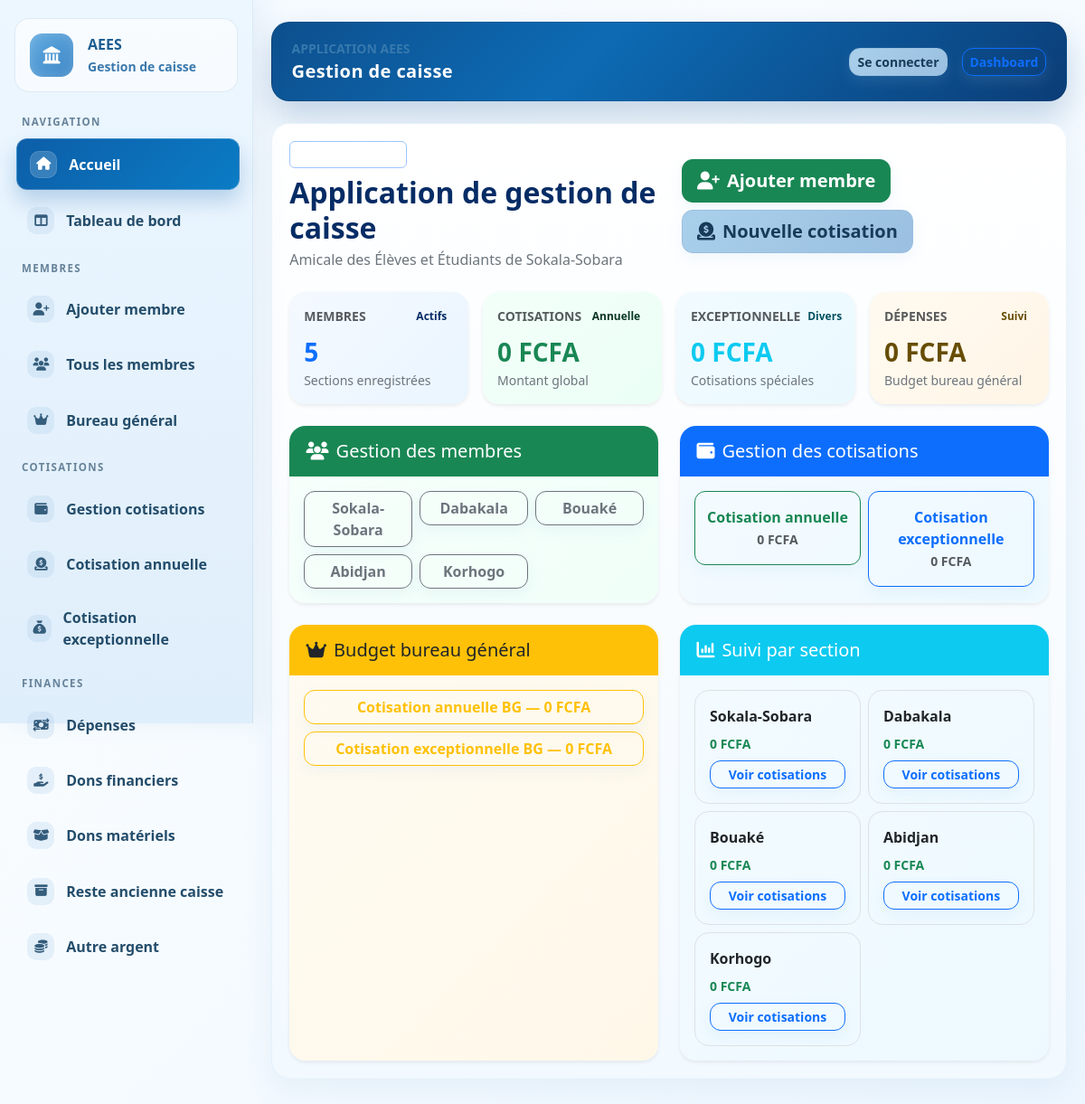
The page / on the database its author committed.
### caisse/models.py (models this page shows, shortened)
class Section(models.Model):
    nom = models.CharField(max_length=100, unique=True)
    class Meta:
        verbose_name = 'section'
        verbose_name_plural = 'sections'

### caisse/views.py (the view)
# urls.py: path('', views.index, name='index'),
def index(request):
    ensure_default_sections()
    sections = Section.objects.all()
    sections_with_totals = []
    for section in sections:
        annuelle_total = Cotisation.objects.filter(
            membre__section=section,
            type='ANNUELLE'
        ).aggregate(total=Sum('montant'))['total'] or 0
        autre_total = Cotisation.objects.filter(
            membre__section=section,
            type='BOOSTER'
        ).aggregate(total=Sum('montant'))['total'] or 0
        sections_with_totals.append({
            'id': section.id,
            'nom': section.nom,
            'annuelle_total': annuelle_total,
            'autre_total': autre_total,
            'total': annuelle_total + autre_total
        })
    total_annuelle = Cotisation.objects.filter(type='ANNUELLE').aggregate(total=Sum('montant'))['total'] or 0
    total_autre = Cotisation.objects.filter(type='BOOSTER').aggregate(total=Sum('montant'))['total'] or 0
    bg_annuelle = Cotisation.objects.filter(
        membre__est_membre_bureau_general=True,
        type='ANNUELLE'
    ).aggregate(total=Sum('montant'))['total'] or 0
    bg_autre = Cotisation.objects.filter(
        membre__est_membre_bureau_general=True,
        type='BOOSTER'
    ).aggregate(total=Sum('montant'))['total'] or 0
    active_users_count = User.objects.filter(is_active=True).count()
    recent_users = list(
        User.objects.filter(is_active=True)
        .order_by('-last_login', 'username')
        .values('username', 'last_login')[:5]
    )
    context = {
        'sections': sections,
        'sections_with_totals': sections_with_totals,
        'total_annuelle': total_annuelle,
        'total_autre': total_autre,
        'bg_annuelle': bg_annuelle,
        'bg_autre': bg_autre,
        'active_users_count': active_users_count,
        'recent_users': recent_users,
    }
    return render(request, 'caisse/index.html', context)

### caisse/views.py (called while the page is built)
def ensure_default_sections():
    for bad_name, good_name in DEFAULT_SECTION_NAME_REPAIRS.items():
        Section.objects.filter(nom=bad_name).update(nom=good_name)
    if Section.objects.count() == 0:
        for nom in DEFAULT_AEES_SECTIONS:
            Section.objects.get_or_create(nom=nom)

### caisse/templates/caisse/index.html (shortened to what this page needs)
{% extends 'caisse/base.html' %}
{% block content %}
<div class="page-panel">
    <div class="d-flex flex-column flex-md-row justify-content-between align-items-md-center mb-4 gap-3">
        <div>
            <span class="badge text-bg-primary-subtle border border-primary-subtle mb-2 px-3 py-2">Tableau de bord</span>
            <h1 class="h2 fw-bold mb-1 text-primary-emphasis">Application de gestion de caisse</h1>
            <p class="text-secondary mb-0">Amicale des Élèves et Étudiants de Sokala-Sobara</p>
        </div>
        <div class="d-flex gap-2 flex-wrap">
            <a href="{% url 'caisse:membre_create' %}" class="btn btn-success btn-lg"><i class="fa-solid fa-user-plus me-2"></i>Ajouter membre</a>
            <a href="{% url 'caisse:cotisation_create' %}?type=ANNUELLE" class="btn btn-primary btn-lg"><i class="fa-solid fa-circle-dollar-to-slot me-2"></i>Nouvelle cotisation</a>
        </div>
    </div>
    <div class="row g-3 mb-4">
        <div class="col-12 col-md-6 col-xl-3">
            <div class="card h-100 border-0 shadow-sm" style="background: linear-gradient(135deg, #f4f9ff 0%, #eaf5ff 100%);">
                <div class="card-body">
                    <div class="d-flex justify-content-between align-items-center mb-2">
                        <span class="text-muted small text-uppercase fw-semibold">Membres</span>
                        <span class="badge text-bg-primary-subtle text-primary-emphasis">Actifs</span>
                    </div>
                    <div class="fs-3 fw-bold text-primary">{{ sections|length }}</div>
                    <p class="mb-0 text-secondary small">Sections enregistrées</p>
                </div>
            </div>
        </div>
        <div class="col-12 col-md-6 col-xl-3">
            <div class="card h-100 border-0 shadow-sm" style="background: linear-gradient(135deg, #f3fff9 0%, #ebfff5 100%);">
                <div class="card-body">
                    <div class="d-flex justify-content-between align-items-center mb-2">
                        <span class="text-muted small text-uppercase fw-semibold">Cotisations</span>
                        <span class="badge text-bg-success-subtle text-success-emphasis">Annuelle</span>
                    </div>
                    <div class="fs-3 fw-bold text-success">{{ total_annuelle }} FCFA</div>
                    <p class="mb-0 text-secondary small">Montant global</p>
                </div>
            </div>
        </div>
        <div class="col-12 col-md-6 col-xl-3">
            <div class="card h-100 border-0 shadow-sm" style="background: linear-gradient(135deg, #f1fbff 0%, #eaf9ff 100%);">
                <div class="card-body">
                    <div class="d-flex justify-content-between align-items-center mb-2">
                        <span class="text-muted small text-uppercase fw-semibold">Exceptionnelle</span>
                        <span class="badge text-bg-info-subtle text-info-emphasis">Divers</span>
                    </div>
                    <div class="fs-3 fw-bold text-info">{{ total_autre }} FCFA</div>
                    <p class="mb-0 text-secondary small">Cotisations spéciales</p>
                </div>
            </div>
        </div>
        <div class="col-12 col-md-6 col-xl-3">
            <div class="card h-100 border-0 shadow-sm" style="background: linear-gradient(135deg, #fffaf0 0%, #fff5e6 100%);">
                <div class="card-body">
                    <div class="d-flex justify-content-between align-items-center mb-2">
                        <span class="text-muted small text-uppercase fw-semibold">Dépenses</span>
                        <span class="badge text-bg-warning-subtle text-warning-emphasis">Suivi</span>
                    </div>
                    <div class="fs-3 fw-bold text-warning-emphasis">{{ bg_annuelle|add:bg_autre }} FCFA</div>
                    <p class="mb-0 text-secondary small">Budget bureau général</p>
                </div>
            </div>
        </div>
    </div>
    <div class="row g-4 mb-4">
        <div class="col-12 col-lg-6">
            <div class="card h-100 border-0 shadow-sm" style="background: linear-gradient(135deg, #f7fffb 0%, #f1fff9 100%);">
                <div class="card-header bg-success text-white">
                    <h2 class="h5 mb-0"><i class="fa-solid fa-users me-2"></i>Gestion des membres</h2>
                </div>
                <div class="card-body">
                    <div class="row g-2">
                        {% for section in sections %}
                        <div class="col-6 col-md-4">
                            <a href="{% url 'caisse:membre_section_list' section.id %}" class="btn btn-outline-secondary w-100">
                                {{ section.nom }}
                            </a>
                        </div>
                        {% endfor %}
                    </div>
                </div>
            </div>
        </div>
        <div class="col-12 col-lg-6">
            <div class="card h-100 border-0 shadow-sm" style="background: linear-gradient(135deg, #f5fbff 0%, #edf9ff 100%);">
                <div class="card-header bg-primary text-white">
                    <h2 class="h5 mb-0"><i class="fa-solid fa-wallet me-2"></i>Gestion des cotisations</h2>
                </div>
                <div class="card-body">
                    <div class="row g-2">
                        <div class="col-12 col-sm-6">
                            <a href="{% url 'caisse:cotisation_payeurs_by_type' 'ANNUELLE' %}" class="btn btn-outline-success w-100 py-3">
                                <div class="fw-bold">Cotisation annuelle</div>
                                <small class="text-muted">{{ total_annuelle }} FCFA</small>
                            </a>
                        </div>
                        <div class="col-12 col-sm-6">
                            <a href="{% url 'caisse:cotisation_payeurs_by_type' 'BOOSTER' %}" class="btn btn-outline-primary w-100 py-3">
                                <div class="fw-bold">Cotisation exceptionnelle</div>
                                <small class="text-muted">{{ total_autre }} FCFA</small>
                            </a>
                        </div>
                    </div>
                </div>
            </div>
        </div>
    </div>
    <div class="row g-4">
        <div class="col-12 col-lg-6">
            <div class="card h-100 border-0 shadow-sm" style="background: linear-gradient(135deg, #fffbf2 0%, #fff8e9 100%);">
                <div class="card-header bg-warning text-dark">
                    <h2 class="h5 mb-0"><i class="fa-solid fa-crown me-2"></i>Budget bureau général</h2>
                </div>
                <div class="card-body">
                    <div class="d-grid gap-2">
                        <a href="{% url 'caisse:bureau_general_cotisation_payeurs_by_type' 'ANNUELLE' %}" class="btn btn-outline-warning w-100">
                            Cotisation annuelle BG — {{ bg_annuelle }} FCFA
                        </a>
                        <a href="{% url 'caisse:bureau_general_cotisation_payeurs_by_type' 'BOOSTER' %}" class="btn btn-outline-warning w-100">
                            Cotisation exceptionnelle BG — {{ bg_autre }} FCFA
                        </a>
                    </div>
                </div>
            </div>
        </div>
        <div class="col-12 col-lg-6">
            <div class="card h-100 border-0 shadow-sm" style="background: linear-gradient(135deg, #f3fbff 0%, #edf9ff 100%);">
                <div class="card-header bg-info text-white">
                    <h2 class="h5 mb-0"><i class="fa-solid fa-chart-column me-2"></i>Suivi par section</h2>
                </div>
                <div class="card-body">
                    <div class="row g-2">
                        {% for section in sections_with_totals %}
                        <div class="col-12 col-sm-6">
                            <div class="border rounded-4 p-3 h-100">
                                <div class="fw-semibold mb-2">{{ section.nom }}</div>
                                <div class="small text-success fw-bold">{{ section.total }} FCFA</div>
                                <a href="{% url 'caisse:cotisations_section_list' section.id %}" class="btn btn-outline-primary btn-sm mt-2 w-100">
                                    Voir cotisations
                                </a>
                            </div>
                        </div>
                        {% endfor %}
                    </div>
                </div>
            </div>
        </div>
    </div>
</div>
{% endblock %}

### caisse/templates/caisse/base.html (style rules this page uses)
:root { --sidebar-bg: #e3f0fb; --sidebar-soft: #f3f9ff; --primary: #9ec5e2; --primary-soft: #edf7ff; --success: #8cc7ae; --warning: #f2d58a; --danger: #e8a7a7; --gray-100: #f8fbff; --gray-200: #e6f2fb; --gray-600: #647d93; --gray-700: #38536d; --shadow-soft: 0 12px 30px rgba(126, 170, 201, 0.12); }
body { background: linear-gradient(135deg, #f3f9ff 0%, #f8fcff 35%, #edf6ff 100%); font-family: 'Segoe UI', Tahoma, Geneva, Verdana, sans-serif; color: #1f3950; }
.card { border: 0; border-radius: 18px; box-shadow: var(--shadow-soft); background: rgba(255,255,255,0.98); border: 1px solid rgba(158, 197, 226, 0.12); }
.card-header { border: 0; border-radius: 18px 18px 0 0 !important; padding: 1rem 1.15rem; }
.btn { border-radius: 12px; font-weight: 600; transition: all 0.2s ease; box-shadow: 0 6px 16px rgba(158, 197, 226, 0.14); }
.btn-primary { background: linear-gradient(135deg, #a9d0eb 0%, #9abfe0 100%); border-color: #9abfe0; color: #173b58; }
.page-panel { background: linear-gradient(180deg, rgba(255,255,255,0.98), rgba(242,249,255,0.98)); border: 1px solid rgba(158, 202, 225, 0.18); border-radius: 20px; box-shadow: var(--shadow-soft); padding: 1.2rem; }

### rows shown on the page
Section: nom "Sokala-Sobara", nom "Sokala-Sobara"
Section: nom "Dabakala", nom "Dabakala"
Section: nom "Bouaké", nom "Bouaké"
Section: nom "Abidjan", nom "Abidjan"
Section: nom "Korhogo", nom "Korhogo"

### other values the page prints
{{ sections|length }} "5"
{{ total_annuelle }} "0"
{{ total_autre }} "0"
{{ bg_annuelle|add:bg_autre }} "0"
{{ bg_annuelle }} "0"
{{ bg_autre }} "0"
{{ section.total }} "0" "0" "0" "0" "0"
